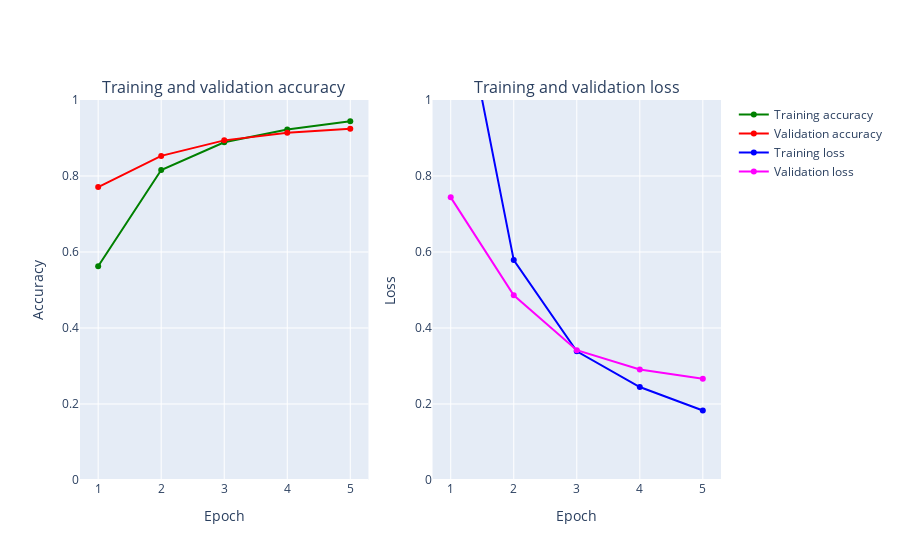

Source (notebook cell):
### Markdown cell above
<a href="#0"><font size="1">Go to top</font></a>  


## <a id='42'>Model evaluation</a> 


Let's start by plotting the loss error for the train and validation set. 
We define a function to visualize these values.

### Code cell
def create_trace(x,y,ylabel,color):
        trace = go.Scatter(
            x = x,y = y,
            name=ylabel,
            marker=dict(color=color),
            mode = "markers+lines",
            text=x
        )
        return trace
    
def plot_accuracy_and_loss(train_model):
    hist = train_model.history
    acc = hist['accuracy']
    val_acc = hist['val_accuracy']
    loss = hist['loss']
    val_loss = hist['val_loss']
    epochs = list(range(1,len(acc)+1))
    #define the traces
    trace_ta = create_trace(epochs,acc,"Training accuracy", "Green")
    trace_va = create_trace(epochs,val_acc,"Validation accuracy", "Red")
    trace_tl = create_trace(epochs,loss,"Training loss", "Blue")
    trace_vl = create_trace(epochs,val_loss,"Validation loss", "Magenta")
    fig = tools.make_subplots(rows=1,cols=2, subplot_titles=('Training and validation accuracy',
                                                             'Training and validation loss'))
    #add traces to the figure
    fig.append_trace(trace_ta,1,1)
    fig.append_trace(trace_va,1,1)
    fig.append_trace(trace_tl,1,2)
    fig.append_trace(trace_vl,1,2)
    #set the layout for the figure
    fig['layout']['xaxis'].update(title = 'Epoch')
    fig['layout']['xaxis2'].update(title = 'Epoch')
    fig['layout']['yaxis'].update(title = 'Accuracy', range=[0,1])
    fig['layout']['yaxis2'].update(title = 'Loss', range=[0,1])
    #plot
    iplot(fig, filename='accuracy-loss')

plot_accuracy_and_loss(train_model)

### Figure 1 — Plotly figure (JSON) as saved in the notebook; plotly's stock layout.template omitted (floating-point values rounded to 4 significant figures)
{"data": [{"marker": {"color": "Green"}, "mode": "markers+lines", "name": "Training accuracy", "text": ["1", "2", "3", "4", "5"], "type": "scatter", "x": [1, 2, 3, 4, 5], "xaxis": "x", "y": [0.5624, 0.8158, 0.8888, 0.9224, 0.9439], "yaxis": "y"}, {"marker": {"color": "Red"}, "mode": "markers+lines", "name": "Validation accuracy", "text": ["1", "2", "3", "4", "5"], "type": "scatter", "x": [1, 2, 3, 4, 5], "xaxis": "x", "y": [0.7708, 0.8529, 0.8938, 0.9137, 0.9246], "yaxis": "y"}, {"marker": {"color": "Blue"}, "mode": "markers+lines", "name": "Training loss", "text": ["1", "2", "3", "4", "5"], "type": "scatter", "x": [1, 2, 3, 4, 5], "xaxis": "x2", "y": [1.42, 0.5786, 0.3388, 0.2446, 0.183], "yaxis": "y2"}, {"marker": {"color": "Magenta"}, "mode": "markers+lines", "name": "Validation loss", "text": ["1", "2", "3", "4", "5"], "type": "scatter", "x": [1, 2, 3, 4, 5], "xaxis": "x2", "y": [0.7438, 0.4861, 0.3417, 0.2908, 0.2667], "yaxis": "y2"}], "layout": {"annotations": [{"font": {"size": 16}, "showarrow": false, "text": "Training and validation accuracy", "x": 0.225, "xanchor": "center", "xref": "paper", "y": 1, "yanchor": "bottom", "yref": "paper"}, {"font": {"size": 16}, "showarrow": false, "text": "Training and validation loss", "x": 0.775, "xanchor": "center", "xref": "paper", "y": 1, "yanchor": "bottom", "yref": "paper"}], "xaxis": {"anchor": "y", "domain": [0, 0.45], "title": {"text": "Epoch"}}, "xaxis2": {"anchor": "y2", "domain": [0.55, 1], "title": {"text": "Epoch"}}, "yaxis": {"anchor": "x", "domain": [0, 1], "range": [0, 1], "title": {"text": "Accuracy"}}, "yaxis2": {"anchor": "x2", "domain": [0, 1], "range": [0, 1], "title": {"text": "Loss"}}}}
